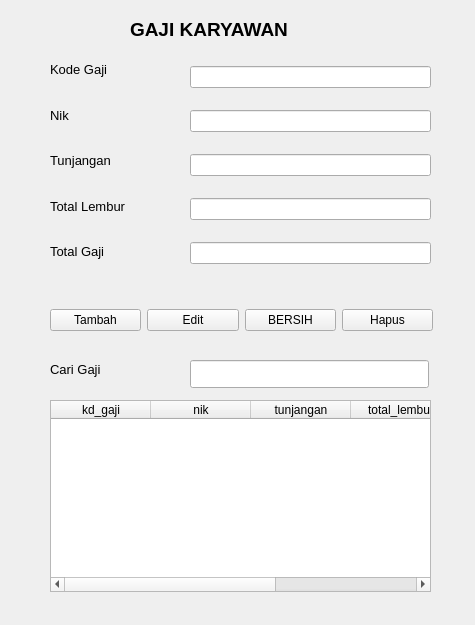
<?xml version="1.0" encoding="UTF-8"?>
<ui version="4.0">
 <class>FormGaji</class>
 <widget class="QWidget" name="FormGaji">
  <property name="geometry">
   <rect>
    <x>0</x>
    <y>0</y>
    <width>475</width>
    <height>625</height>
   </rect>
  </property>
  <property name="windowTitle">
   <string>Form</string>
  </property>
  <widget class="QWidget" name="verticalLayoutWidget">
   <property name="geometry">
    <rect>
     <x>190</x>
     <y>50</y>
     <width>241</width>
     <height>231</height>
    </rect>
   </property>
   <layout class="QVBoxLayout" name="verticalLayout">
    <item>
     <widget class="QLineEdit" name="kd_gaji"/>
    </item>
    <item>
     <widget class="QLineEdit" name="nik"/>
    </item>
    <item>
     <widget class="QLineEdit" name="tunjangan"/>
    </item>
    <item>
     <widget class="QLineEdit" name="total_lembur"/>
    </item>
    <item>
     <widget class="QLineEdit" name="total_gaji"/>
    </item>
   </layout>
  </widget>
  <widget class="QWidget" name="horizontalLayoutWidget">
   <property name="geometry">
    <rect>
     <x>50</x>
     <y>280</y>
     <width>383</width>
     <height>80</height>
    </rect>
   </property>
   <layout class="QHBoxLayout" name="horizontalLayout_2">
    <item>
     <widget class="QPushButton" name="btnTambah">
      <property name="text">
       <string>Tambah</string>
      </property>
     </widget>
    </item>
    <item>
     <widget class="QPushButton" name="btnEdit">
      <property name="text">
       <string>Edit</string>
      </property>
     </widget>
    </item>
    <item>
     <widget class="QPushButton" name="btnBersih">
      <property name="text">
       <string>BERSIH</string>
      </property>
     </widget>
    </item>
    <item>
     <widget class="QPushButton" name="btnHapus">
      <property name="text">
       <string>Hapus</string>
      </property>
     </widget>
    </item>
   </layout>
  </widget>
  <widget class="QWidget" name="verticalLayoutWidget_2">
   <property name="geometry">
    <rect>
     <x>50</x>
     <y>50</y>
     <width>160</width>
     <height>221</height>
    </rect>
   </property>
   <layout class="QVBoxLayout" name="verticalLayout_2">
    <item>
     <widget class="QLabel" name="label_2">
      <property name="font">
       <font>
        <family>Tahoma</family>
        <pointsize>10</pointsize>
       </font>
      </property>
      <property name="text">
       <string>Kode Gaji</string>
      </property>
     </widget>
    </item>
    <item>
     <widget class="QLabel" name="label_3">
      <property name="font">
       <font>
        <family>Tahoma</family>
        <pointsize>10</pointsize>
       </font>
      </property>
      <property name="text">
       <string>Nik</string>
      </property>
     </widget>
    </item>
    <item>
     <widget class="QLabel" name="label_4">
      <property name="font">
       <font>
        <family>Tahoma</family>
        <pointsize>10</pointsize>
       </font>
      </property>
      <property name="text">
       <string>Tunjangan</string>
      </property>
     </widget>
    </item>
    <item>
     <widget class="QLabel" name="label_5">
      <property name="font">
       <font>
        <family>Tahoma</family>
        <pointsize>10</pointsize>
       </font>
      </property>
      <property name="text">
       <string>Total Lembur</string>
      </property>
     </widget>
    </item>
    <item>
     <widget class="QLabel" name="label_6">
      <property name="font">
       <font>
        <family>Tahoma</family>
        <pointsize>10</pointsize>
       </font>
      </property>
      <property name="text">
       <string>Total Gaji</string>
      </property>
     </widget>
    </item>
   </layout>
  </widget>
  <widget class="QLabel" name="label_7">
   <property name="geometry">
    <rect>
     <x>130</x>
     <y>10</y>
     <width>301</width>
     <height>38</height>
    </rect>
   </property>
   <property name="font">
    <font>
     <family>Tahoma</family>
     <pointsize>14</pointsize>
     <bold>true</bold>
    </font>
   </property>
   <property name="text">
    <string>GAJI KARYAWAN</string>
   </property>
  </widget>
  <widget class="QTableWidget" name="tableGaji">
   <property name="geometry">
    <rect>
     <x>50</x>
     <y>400</y>
     <width>381</width>
     <height>192</height>
    </rect>
   </property>
   <column>
    <property name="text">
     <string>kd_gaji</string>
    </property>
   </column>
   <column>
    <property name="text">
     <string>nik</string>
    </property>
   </column>
   <column>
    <property name="text">
     <string>tunjangan</string>
    </property>
   </column>
   <column>
    <property name="text">
     <string>total_lembur</string>
    </property>
   </column>
   <column>
    <property name="text">
     <string>total_gaji</string>
    </property>
   </column>
  </widget>
  <widget class="QLineEdit" name="editcari">
   <property name="geometry">
    <rect>
     <x>190</x>
     <y>360</y>
     <width>239</width>
     <height>28</height>
    </rect>
   </property>
  </widget>
  <widget class="QLabel" name="label_8">
   <property name="geometry">
    <rect>
     <x>50</x>
     <y>350</y>
     <width>158</width>
     <height>38</height>
    </rect>
   </property>
   <property name="font">
    <font>
     <family>Tahoma</family>
     <pointsize>10</pointsize>
    </font>
   </property>
   <property name="text">
    <string>Cari Gaji</string>
   </property>
  </widget>
 </widget>
 <resources/>
 <connections/>
</ui>
